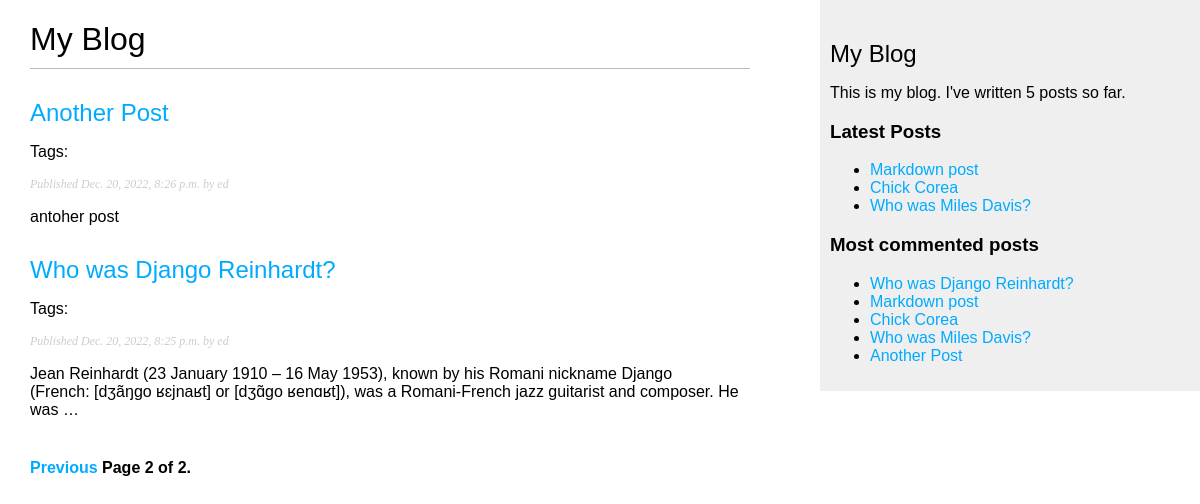
Screenshot of /blog/?page=2 with the database file from the repository.
### blog/models.py (models this page shows, shortened)
class Post(models.Model):
    class Status(models.TextChoices):
        DRAFT = 'DF', 'Draft'
        PUBLISHED = 'PB', 'Published'
    title = models.CharField(max_length=250)
    slug = models.SlugField(max_length=250,
                            unique_for_date='publish')
    author = models.ForeignKey(User, on_delete=models.CASCADE,
                               related_name='blog_posts')
    body = models.TextField()
    publish = models.DateTimeField(default=timezone.now)
    created = models.DateTimeField(auto_now_add=True)
    updated = models.DateTimeField(auto_now=True)
    status = models.CharField(max_length=2,
                              choices=Status.choices,
                              default=Status.DRAFT)
    objects = models.Manager()
    published = PublishedManager()
    tags = TaggableManager()
    class Meta:
        ordering = ['-publish']
        indexes = [
            models.Index(fields=['-publish'])
        ]
    def get_absolute_url(self):
        return reverse('blog:post_detail',
                       args=[self.publish.year,
                             self.publish.month,
                             self.publish.day,
                             self.slug])

### blog/views.py (the view)
# urls.py: path('', views.post_list, name='post_list'),
def post_list(request, tag_slug=None):
    post_list = Post.published.all()
    tag = None
    if tag_slug:
        tag = get_object_or_404(Tag, slug=tag_slug)
        post_list = post_list.filter(tags__in=[tag])
    paginator = Paginator(post_list, 3)
    page_number = request.GET.get('page',1)
    try:
        posts = paginator.page(page_number)
    except PageNotAnInteger:
        posts = paginator.page(1)
    except EmptyPage:
        posts = paginator.page(paginator.num_pages)
    context = {'posts': posts, 'tag':tag}
    return render(request, 'blog/post/list.html', context)

### blog/templatetags/blog_tags.py (called while the page is built)
@register.simple_tag
def total_posts():
    return Post.published.count()

@register.inclusion_tag('blog/post/latest_posts.html')
def show_latest_posts(count=5):
    latest_posts = Post.published.order_by('-publish')[:count]
    return {'latest_posts':latest_posts}

@register.simple_tag
def get_most_commented_posts(count=5):
    return Post.published.annotate(
        total_comments = Count('comments')
    ).order_by('-total_comments')[:count]

@register.filter(name='markdown')
def markdown_format(text):
    return mark_safe(markdown.markdown(text))

### blog/templates/blog/post/list.html (shortened to what this page needs)
{% extends "blog/base.html" %}
{% load blog_tags %}
{% block content %}
  <h1>My Blog</h1>
  {% for post in posts %}
    <h2>
      <a href="{{ post.get_absolute_url }}">
        {{ post.title }}
      </a>
    </h2>
    <p class="tags">
      Tags:
    </p>
    <p class="date">
      Published {{ post.publish }} by {{ post.author }}
    </p>
    {{ post.body|markdown|truncatewords_html:30 }}
  {% endfor %}
  {% include 'pagination.html' with page=posts %}
{% endblock %}

### blog/templates/blog/base.html (shortened to what this page needs)
{% load blog_tags %}
{% load static %}
<!DOCTYPE html>
<html lang="en">
<head>
    <link href="{% static 'css/blog.css' %}" rel='stylesheet'>
</head>
<body>
    <div id="content">
        {% block content %}{% endblock content %}
    </div>
    <div id='sidebar'>
        <h2>My Blog</h2>
        <p>
            This is my blog.
            I've written {% total_posts %} posts so far.
        </p>
        <h3>Latest Posts</h3>
            {% show_latest_posts 3 %}
        <h3>Most commented posts</h3>
        {% get_most_commented_posts as most_commented_posts %}
        <ul>
            {% for post in most_commented_posts  %}
            <li>
                <a href="{{ post.get_absolute_url }}">{{ post.title }}</a>
            </li>
            {% endfor %}
        </ul>
    </div>
</body>
</html>

### blog/templates/blog/post/latest_posts.html
<ul>
    {% for post in latest_posts %}
        <li>
            <a href="{{ post.get_absolute_url }}">{{ post.title }}</a>
        </li>
    {% endfor %}
</ul>

### blog/static/css/blog.css (style rules this page uses)
body { margin:0; padding:0; font-family:helvetica, sans-serif; }
a { color:#00abff; text-decoration:none; }
h1 { font-weight:normal; border-bottom:1px solid #bbb; padding:0 0 10px 0; }
h2 { font-weight:normal; margin:30px 0 0; }
#content { float:left; width:60%; padding:0 0 0 30px; }
#sidebar { float:right; width:30%; padding:10px; background:#efefef; height:100%; }
p.date { color:#ccc; font-family: georgia, serif; font-size: 12px; font-style: italic; }

### rows the page displays
Post: title "Another Post", publish "Dec. 20, 2022, 8:26 p.m.", author "ed", body "antoher post"
Post: title "Who was Django Reinhardt?", publish "Dec. 20, 2022, 8:25 p.m.", author "ed", body "Jean Reinhardt (23 January 1910 – 16 May 1953), known by his Romani nickname Django (French: [dʒãŋɡo ʁɛjnaʁt] or [dʒɑ̃ɡo ʁenɑʁt]), was a Romani-French jazz guitarist and composer. He was …"
Post: title "Markdown post"
Post: title "Chick Corea"
Post: title "Who was Miles Davis?"

### other values shown
{{ page.number }} "2"
{{ page.paginator.num_pages }} "2"
